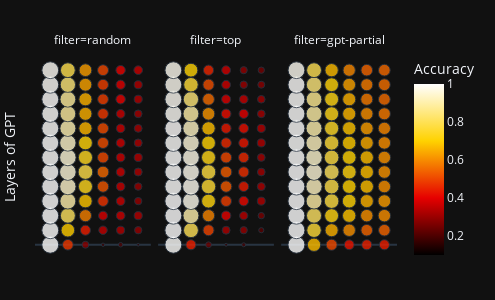

Here is the notebook cell this chart was saved with:
### Code cell
model = 'GPT'
fp = '/atlas/u/pkalluri/bert-vis/big-data/gpt/gpt2/probes/probe_identity.csv'
required_note = 'n_types=10'
vis(pd.read_csv(fp), model, required_note, save=True)
